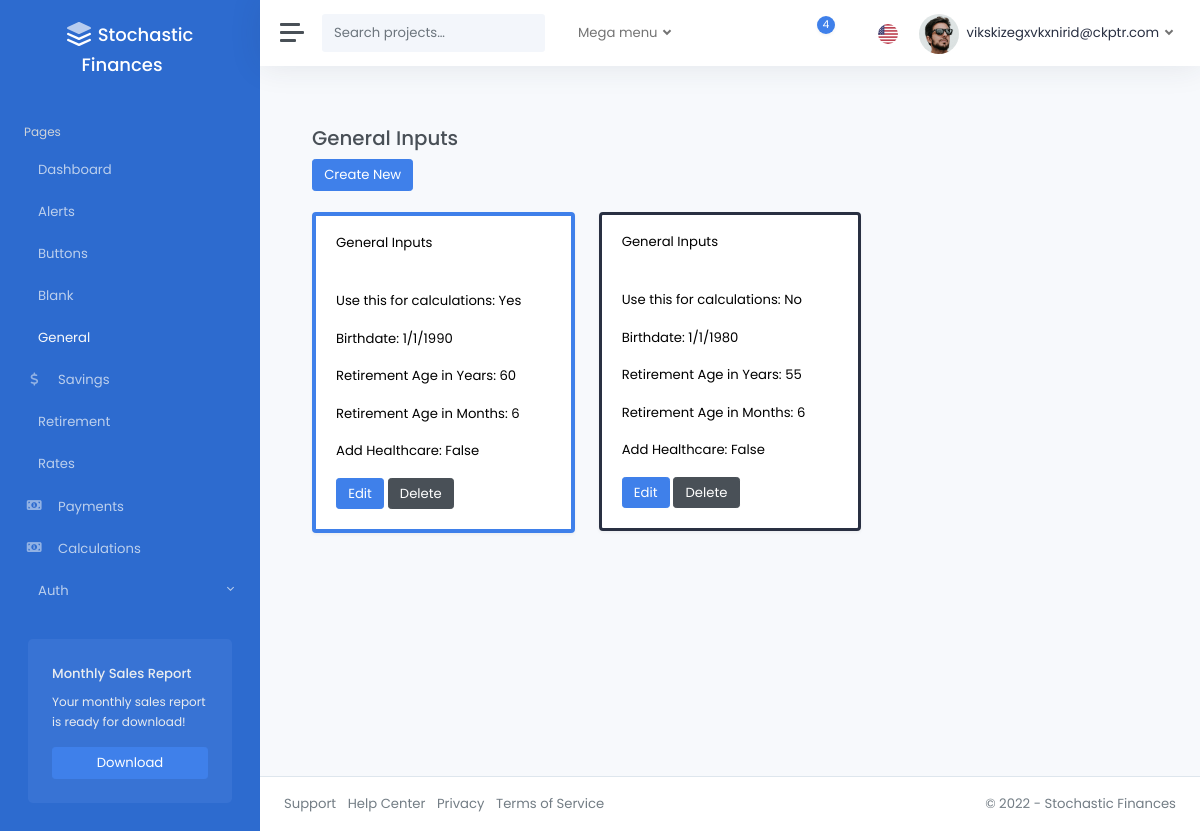
The page /general/ (signed in) on the database as committed earlier.
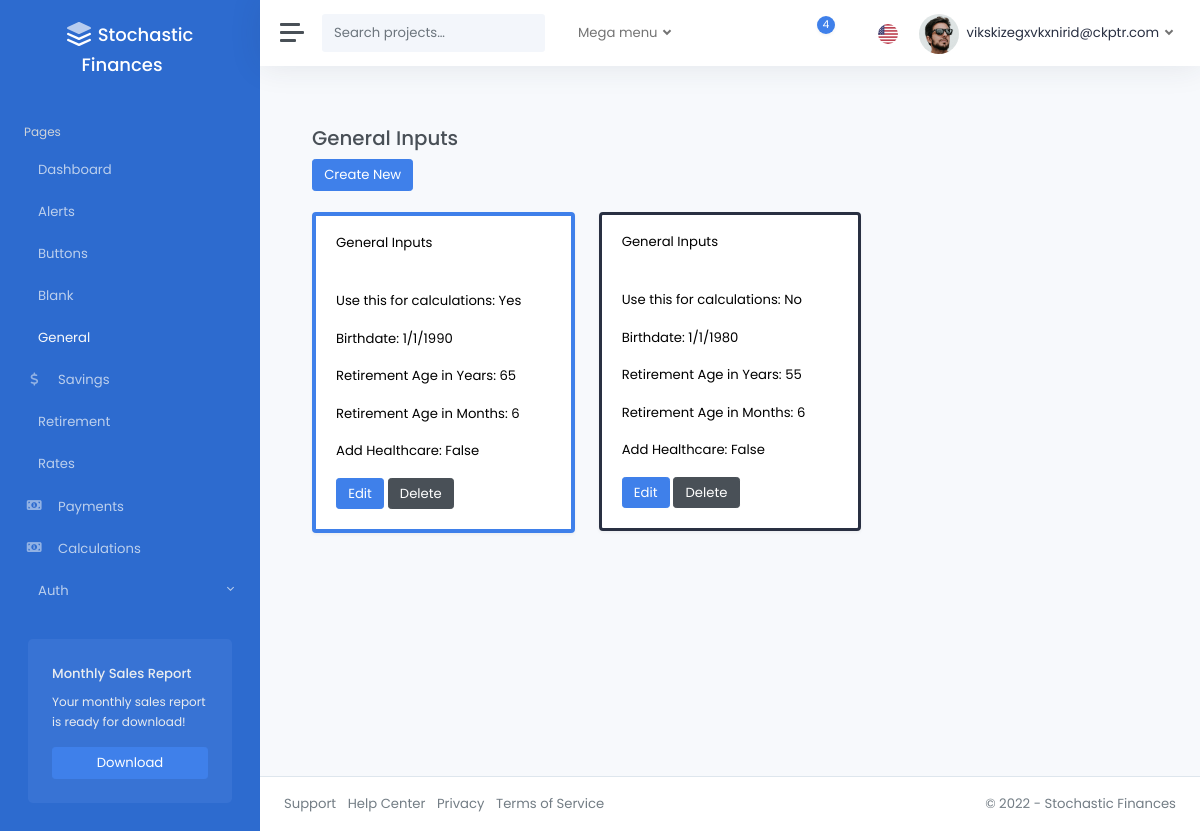
The same page on the database as committed later.
### pages/models.py (models this page shows)
class GeneralInputsModel(models.Model):
    is_active = models.BooleanField(
        default=False,
    )
    birthdate = models.DateField(
        validators=[validate_range_birthdate],
    )
    retirement_age_yrs = models.IntegerField(
        validators=[validate_range_age_yrs],
    )
    retirement_age_mos = models.IntegerField(
        validators=[validate_range_age_mos],
    )
    add_healthcare = models.BooleanField(
        default=False,
    )
    created_by = models.ForeignKey(
        CustomUser,
        related_name="general_inputs",
        on_delete=models.CASCADE,
        null=True,
        blank=True,
    )
    modified_at = models.DateTimeField(auto_now=True)
    class Meta:
        verbose_name_plural = "General_Inputs"

### pages/views.py (the view)
# urls.py: path("general/", general_inputs_dashboard, name="general_inputs_dashboard"),
@login_required
def general_inputs_dashboard(request):
    general_inputs_models = GeneralInputsModel.objects.filter(created_by=request.user)
    return render(
        request,
        "pages/general_inputs.html",
        {"general_inputs": general_inputs_models},
    )

### templates/pages/general_inputs.html (shortened to what this page needs)
{% extends 'layouts/_base.html' %}
{% load static %}
{% block content %}
<div class="container">
  <br />
  <h3>General Inputs</h3>
  <div>
    <a href="{% url 'general_inputs_create'%}" class="btn btn-primary">Create New</a>
  </div>
  <br />
  <div class="row">
    {% for item in general_inputs %}
      <div class="col-md-4">
        <div class="card shadow {% if item.is_active %}border-primary{% else %}border-dark{% endif %} mb-3 text-black" style="border-width: {% if item.is_active %}4px{% else %}3px{% endif %};">
          <div class="card-header">General Inputs</div>
          <div class="card-body">
            <p class="card-text">Use this for calculations: {{ item.is_active|yesno|title }}</p>
            <p class="card-text">Birthdate: {{ item.birthdate|date:"n/j/Y" }}</p>
            <p class="card-text">Retirement Age in Years: {{ item.retirement_age_yrs }}</p>
            <p class="card-text">Retirement Age in Months: {{ item.retirement_age_mos }}</p>
            <p class="card-text">Add Healthcare: {{ item.add_healthcare }}</p>
            <a href="{% url 'general_inputs_edit' item.id %}" class="btn btn-primary">Edit</a>
            <a href="{% url 'general_inputs_delete' item.id %}" class="btn btn-secondary">Delete</a>
          </div>
        </div>
      </div>
    {% endfor %}
  </div>
</div>
{% endblock %}

Rows that differ between the two databases and show on the page:
changed GeneralInputsModel "Yes": retirement_age_yrs "60" → "65"
